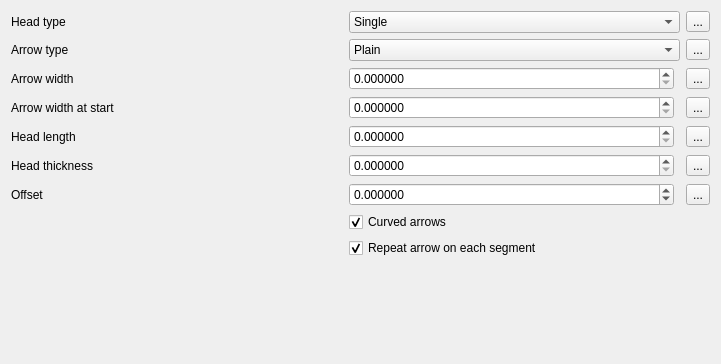
<?xml version="1.0" encoding="UTF-8"?>
<ui version="4.0">
 <class>ArrowSymbolLayerWidgetBase</class>
 <widget class="QWidget" name="ArrowSymbolLayerWidgetBase">
  <property name="geometry">
   <rect>
    <x>0</x>
    <y>0</y>
    <width>721</width>
    <height>364</height>
   </rect>
  </property>
  <property name="windowTitle">
   <string>Form</string>
  </property>
  <property name="toolTip">
   <string>&lt;html&gt;&lt;head/&gt;&lt;body&gt;&lt;p&gt;Symbols clip the geometry to the current canvas extent by default. This could result in undesired renderings for this kind of symbol layer. Make sure to check the corresponding &amp;quot;Clip features to canvas extent&amp;quot; advanced option of the symbol.&lt;/p&gt;&lt;/body&gt;&lt;/html&gt;</string>
  </property>
  <layout class="QGridLayout" name="gridLayout">
   <item row="1" column="2">
    <widget class="QgsDataDefinedButton" name="mArrowTypeDDBtn">
     <property name="text">
      <string>...</string>
     </property>
    </widget>
   </item>
   <item row="0" column="1">
    <widget class="QComboBox" name="mHeadTypeCombo">
     <item>
      <property name="text">
       <string>Single</string>
      </property>
     </item>
     <item>
      <property name="text">
       <string>Single, reversed</string>
      </property>
     </item>
     <item>
      <property name="text">
       <string>Double</string>
      </property>
     </item>
    </widget>
   </item>
   <item row="7" column="1">
    <widget class="QCheckBox" name="mCurvedArrowChck">
     <property name="text">
      <string>Curved arrows</string>
     </property>
     <property name="checked">
      <bool>true</bool>
     </property>
     <property name="tristate">
      <bool>false</bool>
     </property>
    </widget>
   </item>
   <item row="9" column="0">
    <spacer name="verticalSpacer">
     <property name="orientation">
      <enum>Qt::Vertical</enum>
     </property>
     <property name="sizeHint" stdset="0">
      <size>
       <width>20</width>
       <height>40</height>
      </size>
     </property>
    </spacer>
   </item>
   <item row="5" column="1">
    <layout class="QHBoxLayout" name="horizontalLayout_2">
     <item>
      <widget class="QgsDoubleSpinBox" name="mHeadThicknessSpin">
       <property name="sizePolicy">
        <sizepolicy hsizetype="Minimum" vsizetype="Fixed">
         <horstretch>1</horstretch>
         <verstretch>0</verstretch>
        </sizepolicy>
       </property>
       <property name="decimals">
        <number>6</number>
       </property>
       <property name="maximum">
        <double>999999999.999999046325684</double>
       </property>
       <property name="singleStep">
        <double>0.200000000000000</double>
       </property>
      </widget>
     </item>
     <item>
      <widget class="QgsUnitSelectionWidget" name="mHeadThicknessUnitWidget" native="true"/>
     </item>
    </layout>
   </item>
   <item row="5" column="2">
    <widget class="QgsDataDefinedButton" name="mHeadHeightDDBtn">
     <property name="text">
      <string>...</string>
     </property>
    </widget>
   </item>
   <item row="6" column="0">
    <widget class="QLabel" name="label_6">
     <property name="text">
      <string>Offset</string>
     </property>
     <property name="alignment">
      <set>Qt::AlignLeading|Qt::AlignLeft|Qt::AlignVCenter</set>
     </property>
    </widget>
   </item>
   <item row="1" column="0">
    <widget class="QLabel" name="label_3">
     <property name="text">
      <string>Arrow type</string>
     </property>
    </widget>
   </item>
   <item row="2" column="0">
    <widget class="QLabel" name="label_8">
     <property name="text">
      <string>Arrow width</string>
     </property>
     <property name="alignment">
      <set>Qt::AlignLeading|Qt::AlignLeft|Qt::AlignVCenter</set>
     </property>
    </widget>
   </item>
   <item row="4" column="2">
    <widget class="QgsDataDefinedButton" name="mHeadWidthDDBtn">
     <property name="text">
      <string>...</string>
     </property>
    </widget>
   </item>
   <item row="2" column="2">
    <widget class="QgsDataDefinedButton" name="mArrowWidthDDBtn">
     <property name="text">
      <string>...</string>
     </property>
    </widget>
   </item>
   <item row="6" column="1">
    <layout class="QHBoxLayout" name="horizontalLayout">
     <item>
      <widget class="QgsDoubleSpinBox" name="mOffsetSpin">
       <property name="sizePolicy">
        <sizepolicy hsizetype="Minimum" vsizetype="Fixed">
         <horstretch>1</horstretch>
         <verstretch>0</verstretch>
        </sizepolicy>
       </property>
       <property name="decimals">
        <number>6</number>
       </property>
       <property name="minimum">
        <double>-99999999.989999994635582</double>
       </property>
       <property name="maximum">
        <double>99999999.989999994635582</double>
       </property>
       <property name="singleStep">
        <double>0.200000000000000</double>
       </property>
      </widget>
     </item>
     <item>
      <widget class="QgsUnitSelectionWidget" name="mOffsetUnitWidget" native="true">
       <property name="focusPolicy">
        <enum>Qt::StrongFocus</enum>
       </property>
      </widget>
     </item>
    </layout>
   </item>
   <item row="6" column="2">
    <widget class="QgsDataDefinedButton" name="mOffsetDDBtn">
     <property name="text">
      <string>...</string>
     </property>
    </widget>
   </item>
   <item row="2" column="1">
    <layout class="QHBoxLayout" name="horizontalLayout_6">
     <item>
      <widget class="QgsDoubleSpinBox" name="mArrowWidthSpin">
       <property name="sizePolicy">
        <sizepolicy hsizetype="Minimum" vsizetype="Fixed">
         <horstretch>1</horstretch>
         <verstretch>0</verstretch>
        </sizepolicy>
       </property>
       <property name="decimals">
        <number>6</number>
       </property>
       <property name="maximum">
        <double>999999999.999999046325684</double>
       </property>
       <property name="singleStep">
        <double>0.200000000000000</double>
       </property>
       <property name="showClearButton" stdset="0">
        <bool>false</bool>
       </property>
      </widget>
     </item>
     <item>
      <widget class="QgsUnitSelectionWidget" name="mArrowWidthUnitWidget" native="true"/>
     </item>
    </layout>
   </item>
   <item row="0" column="2">
    <widget class="QgsDataDefinedButton" name="mHeadTypeDDBtn">
     <property name="text">
      <string>...</string>
     </property>
    </widget>
   </item>
   <item row="5" column="0">
    <widget class="QLabel" name="label_2">
     <property name="text">
      <string>Head thickness</string>
     </property>
    </widget>
   </item>
   <item row="3" column="2">
    <widget class="QgsDataDefinedButton" name="mArrowStartWidthDDBtn">
     <property name="text">
      <string>...</string>
     </property>
    </widget>
   </item>
   <item row="4" column="0">
    <widget class="QLabel" name="label_9">
     <property name="text">
      <string>Head length</string>
     </property>
     <property name="alignment">
      <set>Qt::AlignLeading|Qt::AlignLeft|Qt::AlignVCenter</set>
     </property>
    </widget>
   </item>
   <item row="4" column="1">
    <layout class="QHBoxLayout" name="horizontalLayout_7">
     <item>
      <widget class="QgsDoubleSpinBox" name="mHeadLengthSpin">
       <property name="sizePolicy">
        <sizepolicy hsizetype="Minimum" vsizetype="Fixed">
         <horstretch>1</horstretch>
         <verstretch>0</verstretch>
        </sizepolicy>
       </property>
       <property name="decimals">
        <number>6</number>
       </property>
       <property name="maximum">
        <double>999999999.999999046325684</double>
       </property>
       <property name="singleStep">
        <double>0.200000000000000</double>
       </property>
       <property name="showClearButton" stdset="0">
        <bool>false</bool>
       </property>
      </widget>
     </item>
     <item>
      <widget class="QgsUnitSelectionWidget" name="mHeadLengthUnitWidget" native="true"/>
     </item>
    </layout>
   </item>
   <item row="0" column="0">
    <widget class="QLabel" name="label_10">
     <property name="text">
      <string>Head type</string>
     </property>
    </widget>
   </item>
   <item row="1" column="1">
    <widget class="QComboBox" name="mArrowTypeCombo">
     <property name="toolTip">
      <string>&lt;html&gt;&lt;head/&gt;&lt;body&gt;&lt;p&gt;Plain: the arrow will be displayed entirely&lt;/p&gt;&lt;p&gt;Left/Exterior half: only the half of the head that is on the left of the arrow for straight arrows, or the one toward the exterior for curved arrows will be displayed&lt;/p&gt;&lt;p&gt;Right/Interior half: only the half of the head that is on the right of the arrow for straight arrows, or the one toward the interior for curved arrows will be displayed&lt;/p&gt;&lt;/body&gt;&lt;/html&gt;</string>
     </property>
     <item>
      <property name="text">
       <string>Plain</string>
      </property>
     </item>
     <item>
      <property name="text">
       <string>Left/Exterior half</string>
      </property>
     </item>
     <item>
      <property name="text">
       <string>Right/Interior half</string>
      </property>
     </item>
    </widget>
   </item>
   <item row="3" column="0">
    <widget class="QLabel" name="label">
     <property name="text">
      <string>Arrow width at start</string>
     </property>
    </widget>
   </item>
   <item row="3" column="1">
    <layout class="QHBoxLayout" name="horizontalLayout_9">
     <item>
      <widget class="QgsDoubleSpinBox" name="mArrowStartWidthSpin">
       <property name="sizePolicy">
        <sizepolicy hsizetype="Minimum" vsizetype="Fixed">
         <horstretch>1</horstretch>
         <verstretch>0</verstretch>
        </sizepolicy>
       </property>
       <property name="decimals">
        <number>6</number>
       </property>
       <property name="maximum">
        <double>999999999.999999046325684</double>
       </property>
       <property name="singleStep">
        <double>0.200000000000000</double>
       </property>
       <property name="showClearButton" stdset="0">
        <bool>false</bool>
       </property>
      </widget>
     </item>
     <item>
      <widget class="QgsUnitSelectionWidget" name="mArrowStartWidthUnitWidget" native="true"/>
     </item>
    </layout>
   </item>
   <item row="8" column="1">
    <widget class="QCheckBox" name="mRepeatArrowChck">
     <property name="toolTip">
      <string>&lt;html&gt;&lt;head/&gt;&lt;body&gt;&lt;p&gt;If checked, one arrow will be rendered for each consecutive points (each 2 points for a straight arrow or 3 points for a curved arrow).&lt;/p&gt;&lt;p&gt;If unchecked, the arrow will be defined by extermum points of the line (the middle point will be used as a control point for a curved arrow)&lt;/p&gt;&lt;/body&gt;&lt;/html&gt;</string>
     </property>
     <property name="text">
      <string>Repeat arrow on each segment</string>
     </property>
     <property name="checked">
      <bool>true</bool>
     </property>
     <property name="tristate">
      <bool>false</bool>
     </property>
    </widget>
   </item>
  </layout>
 </widget>
 <customwidgets>
  <customwidget>
   <class>QgsDoubleSpinBox</class>
   <extends>QDoubleSpinBox</extends>
   <header>qgsdoublespinbox.h</header>
  </customwidget>
  <customwidget>
   <class>QgsDataDefinedButton</class>
   <extends>QToolButton</extends>
   <header>qgsdatadefinedbutton.h</header>
  </customwidget>
  <customwidget>
   <class>QgsUnitSelectionWidget</class>
   <extends>QWidget</extends>
   <header>qgsunitselectionwidget.h</header>
   <container>1</container>
  </customwidget>
 </customwidgets>
 <tabstops>
  <tabstop>mOffsetSpin</tabstop>
  <tabstop>mOffsetUnitWidget</tabstop>
 </tabstops>
 <resources/>
 <connections/>
</ui>
